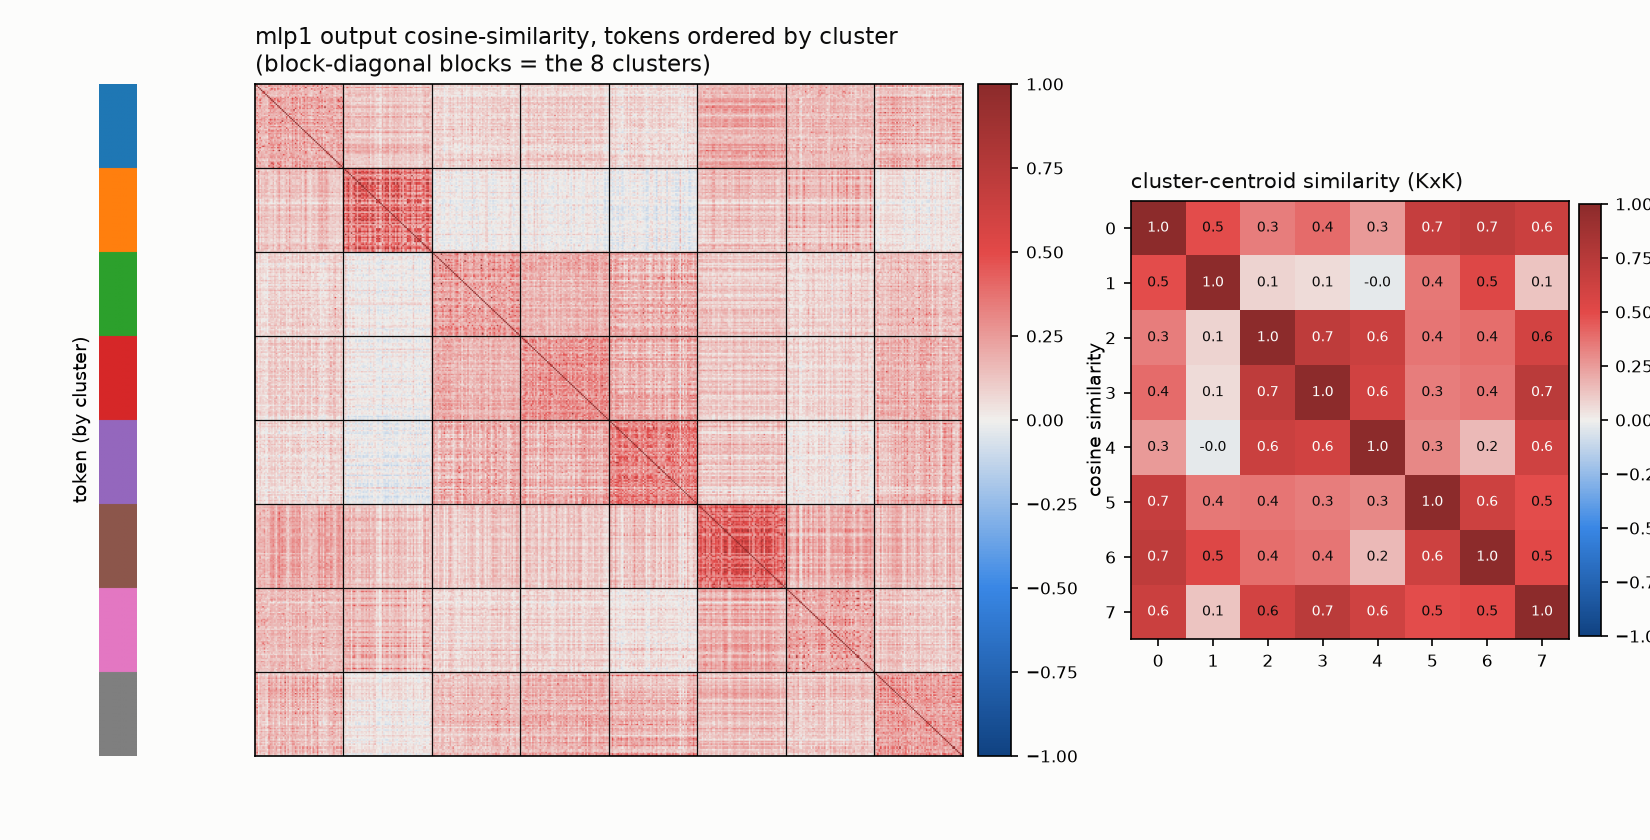

The script that saved this image:
"""Visualize the mlp1 output clustering: (1) the token-token cosine-
similarity matrix ordered by cluster (block-diagonal = the clusters), with
a cluster-color sidebar and a colorbar; (2) the KxK cluster-centroid
similarity. Also print cluster sizes + token content. Descriptive."""
import sys, json
import numpy as np
import torch
import torch.nn.functional as F
import matplotlib
matplotlib.use('Agg')
import matplotlib.pyplot as plt
from matplotlib.gridspec import GridSpec
sys.path.insert(0, '/workspace/tensor_language')
from palette import INK, SECONDARY, MUTED, GRID, SURFACE, DIVERGING
sys.path.insert(0, '/workspace/rspd')
import census_lib as cl
from bilin18_joint_removal import m, DEV
from collections import Counter

D = 1152; LAYER = 1; NFIT = 12; K = 8; PERC = 60
PT = '/workspace/tensor_language/basis_aligned/bilinear_quotient/'


def kmeans(Xn, k, iters=30, seed=0):
    g = torch.Generator().manual_seed(seed)
    C = Xn[torch.randperm(Xn.shape[0], generator=g)[:k]].clone()
    for _ in range(iters):
        a = torch.cdist(Xn, C).argmin(1)
        for j in range(k):
            if (a == j).any(): C[j] = Xn[a == j].mean(0)
    return C / C.norm(dim=1, keepdim=True).clamp_min(1e-9), a


@torch.no_grad()
def capture(rows, n):
    cap = []; toks = []
    h = m.transformer.h[LAYER].mlp.register_forward_hook(
        lambda mo, i_, o_: cap.append(o_.detach().float().reshape(-1, D)))
    for i in range(0, n, 4):
        bb = rows[i:i+4, :257].to(DEV); idx = bb[:, :-1].contiguous()
        toks.append(idx.reshape(-1).cpu())
        x = F.rms_norm(m.transformer.wte(idx), (D,)); x0 = x; v1 = None
        for li, blk in enumerate(m.transformer.h): x, v1 = blk(x, v1, x0)
    h.remove()
    return torch.cat(cap, 0), torch.cat(toks, 0)


def d1(t):
    try: return cl.d1(int(t))
    except Exception: return f'<{t}>'


@torch.no_grad()
def main():
    cl.use_state(PT + 'census_state_diverse.pt')
    rows = cl.fineweb_rows(NFIT)
    O, toks = capture(rows, NFIT); tk = toks.numpy()
    On = (O / O.norm(dim=1, keepdim=True).clamp_min(1e-9)).cpu()
    C, assign = kmeans(On, K); assign = assign.numpy()

    # subsample PERC tokens per cluster, order by cluster
    order = []; bounds = [0]; sizes = []
    rng = np.random.default_rng(0)
    for j in range(K):
        ij = np.where(assign == j)[0]
        sizes.append(len(ij))
        pick = rng.choice(ij, size=min(PERC, len(ij)), replace=False)
        order.extend(pick.tolist()); bounds.append(len(order))
    order = np.array(order)
    S = (On[order] @ On[order].T).numpy()          # cosine-sim, ordered by cluster
    Kc = (C @ C.T).numpy()                          # KxK centroid similarity

    # colors per cluster
    cmapK = plt.cm.tab10(np.linspace(0, 1, 10))
    rowcol = np.array([cmapK[assign[i] % 10] for i in order])

    fig = plt.figure(figsize=(11, 5.6)); fig.patch.set_facecolor(SURFACE)
    gs = GridSpec(1, 3, width_ratios=[0.05, 1, 0.62], wspace=0.28,
                  left=0.06, right=0.97, top=0.9, bottom=0.1)
    # cluster sidebar ("c bar")
    axc = fig.add_subplot(gs[0, 0]); axc.set_facecolor(SURFACE)
    axc.imshow(rowcol[:, None, :], aspect='auto', origin='upper')
    axc.set_xticks([]); axc.set_yticks([]); axc.set_ylabel('token (by cluster)', fontsize=9)
    for s in axc.spines.values(): s.set_visible(False)
    # similarity heatmap
    ax = fig.add_subplot(gs[0, 1]); ax.set_facecolor(SURFACE)
    im = ax.imshow(S, cmap=DIVERGING, vmin=-1, vmax=1, aspect='auto', origin='upper')
    for b in bounds[1:-1]:
        ax.axhline(b-0.5, color=INK, lw=0.6); ax.axvline(b-0.5, color=INK, lw=0.6)
    ax.set_xticks([]); ax.set_yticks([])
    ax.set_title('mlp1 output cosine-similarity, tokens ordered by cluster\n'
                 '(block-diagonal blocks = the 8 clusters)', fontsize=11, color=INK, loc='left')
    cb = fig.colorbar(im, ax=ax, fraction=0.046, pad=0.02); cb.set_label('cosine similarity', fontsize=9)
    cb.ax.tick_params(labelsize=8)
    # KxK centroid similarity
    ax2 = fig.add_subplot(gs[0, 2]); ax2.set_facecolor(SURFACE)
    im2 = ax2.imshow(Kc, cmap=DIVERGING, vmin=-1, vmax=1, origin='upper')
    ax2.set_xticks(range(K)); ax2.set_yticks(range(K))
    ax2.set_xticklabels(range(K), fontsize=8); ax2.set_yticklabels(range(K), fontsize=8)
    ax2.set_title('cluster-centroid similarity (KxK)', fontsize=10, color=INK, loc='left')
    for i in range(K):
        for j in range(K):
            ax2.text(j, i, f'{Kc[i,j]:.1f}', ha='center', va='center', fontsize=6.5,
                     color=INK if abs(Kc[i,j]) < 0.6 else SURFACE)
    cb2 = fig.colorbar(im2, ax=ax2, fraction=0.046, pad=0.02); cb2.ax.tick_params(labelsize=8)

    out = PT + 'clustering_viz.png'
    fig.savefig(out, dpi=150, facecolor=SURFACE); print('wrote', out)

    print(f'\nK={K} clusters of mlp1 output (N={len(tk)} tokens):')
    det = []
    for j in range(K):
        ij = np.where(assign == j)[0]
        toptoks = [d1(t) for t, _ in Counter(tk[ij].tolist()).most_common(6)]
        offdiag = np.mean([Kc[j, l] for l in range(K) if l != j])
        det.append({'j': j, 'n': int(len(ij)), 'mean_offdiag_sim': round(float(offdiag), 3),
                    'tokens': toptoks})
        print(f'  cluster {j}: n={len(ij):4d}  mean sim to other clusters {offdiag:+.2f}  {toptoks}')
    json.dump({'clusters': det, 'centroid_sim': Kc.round(3).tolist()},
              open(PT + 'clustering_viz_results.json', 'w'), indent=1)


if __name__ == '__main__':
    main()
